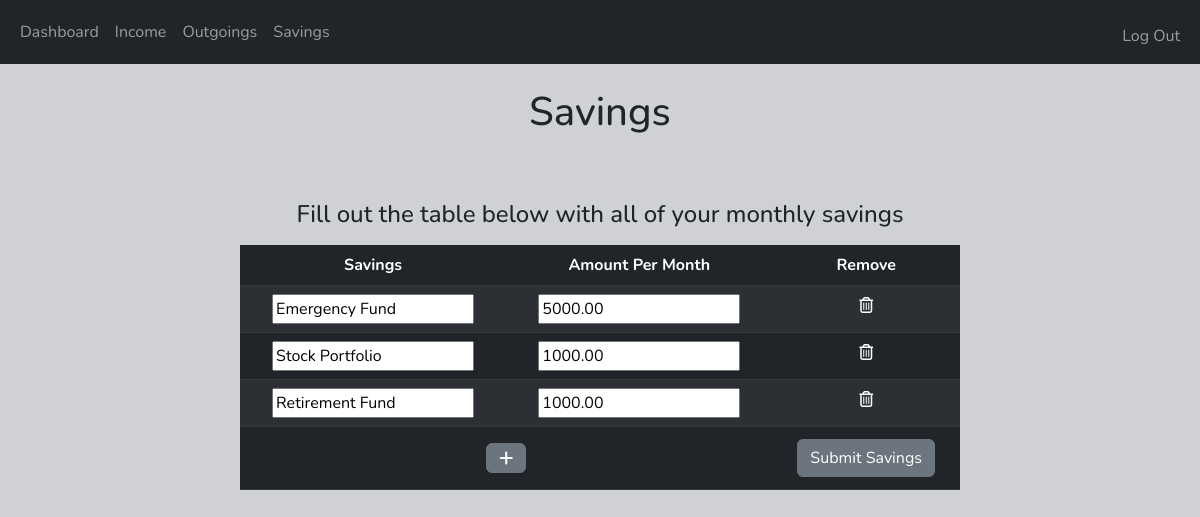
The page /savings (signed in) on the database its author committed.
### app.py (models this page shows)
class Savings(db.Model, UserMixin):
    id = db.Column(db.Integer, primary_key=True)
    user_id = db.Column(db.Integer, db.ForeignKey(Users.id), nullable=False)
    savings = db.Column(db.String(100), nullable=False)
    amount = db.Column(db.Float, nullable=False)

### app.py (the view)
@app.route("/savings", methods=["GET", "POST"])
@login_required
def savings():
    savings = [
            "Emergency Fund",
            "Stock Portfolio",
            "Retirement Fund",
            "Commodites",
            "Other",
        ]
    id = current_user.id
    if request.method == "POST":
        user_savings = request.form.getlist("savings")
        amounts = request.form.getlist("amount")
        Savings.query.filter_by(user_id = id).delete()
        db.session.commit()
        if len(user_savings) == 0:
            return render_template("savings.html", savings=savings)
        for (saving, amount) in zip(user_savings, amounts):
            user_savings = Savings(
                user_id = id,
                savings = saving,
                amount = amount
            )
            db.session.add(user_savings)
            db.session.commit()
        flash("Savings Updated!")
        return redirect("/dashboard")
    else:
        query = Savings.query.filter_by(user_id = id).all()
        if len(query) != 0:
            return render_template("savings.html", query=query)
        else:
            return render_template("savings.html", savings=savings)

### app.py (called while the page is built)
@login_manager.user_loader
def load_user(user_id):
    return Users.query.get(int(user_id))

### templates/savings.html (shortened to what this page needs)
{% extends "layout.html" %}
{% block body %}
<h1 class="py-2">Savings</h1>
<br>
<br>
<h4>
    Fill out the table below with all of your monthly savings
</h4>
<form class="my-3" action="/savings" method="post">
    <table class="table table-striped table-dark">
        <thead>
            <tr>
                <th>Savings</th>
                <th>Amount Per Month</th>
                <th>Remove</th>
            </tr>
        </thead>
        <tbody>
            {% if query|length == 0 %}
                {% for saving in savings %}
                    <tr>
                        <td>
                            <input type="text" name="savings" value="{{ saving }}" required>
                        </td>
                        <td>
                            <input type="number" name="amount" required min="1">
                        </td>
                        <td>
                            <i class="fa-regular fa-trash-can mx-1 delete"></i>
                        </td>
                    </tr>
                {% endfor %}
            {% else %}
                {% for savings in query %}
                    <tr>
                        <td>
                            <input type="text" name="savings" value="{{ savings.savings|title }}" required>
                        </td>
                        <td>
                            <input name="amount" type="number" value="{{ '%0.2f' % savings.amount|float }}" required>
                        </td>
                        <td>
                            <i class="fa-regular fa-trash-can mx-1 delete"></i>
                        </td>
                    </tr>
                {% endfor %}
            {% endif %}
        </tbody>
        <tfoot>
            <tr>
                <td colspan="2">
                    <i class=" btn btn-secondary fa-solid fa-plus add-new-saving"></i>
                </td>
                <td colspan="1">
                    <button class="btn btn-secondary my-1" type="submit">Submit Savings</button>
                </td>
            </tr>
        </tfoot>
    </table>
</form>
{% endblock %}

### static/style.css (style rules this page uses)
html { height: 100%; }
body { font-family: 'Nunito', sans-serif; background-color: #cfd1d4; }
table { overflow-y: scroll; max-height: 90vh; max-width: 60vw; margin: auto; }
thead th { position: sticky; top: 0; }

### rows shown on the page
Savings: savings "Emergency Fund", amount "5000.00"
Savings: savings "Stock Portfolio", amount "1000.00"
Savings: savings "Retirement Fund", amount "1000.00"
